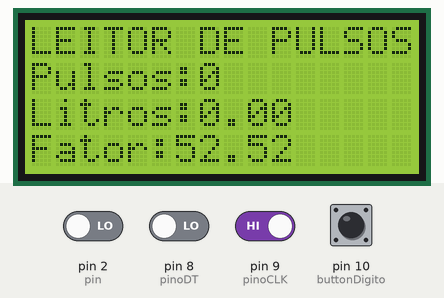
This program was run on a simulated Arduino Nano, built with avr-gcc and run on an emulated ATmega328P. Parts: 16×4 character LCD. The inputs (shaded band) are chosen by the test bench; at power-on: pin 9 (pinoCLK), pin 10 (buttonDigito) HIGH, pin 2 (pin), pin 8 (pinoDT) LOW. What the program prints to the serial monitor is not drawn.

Above: at 1.2 s.
1.3 s: pin 9 (pinoCLK) driven LOW
At 1.8 s:
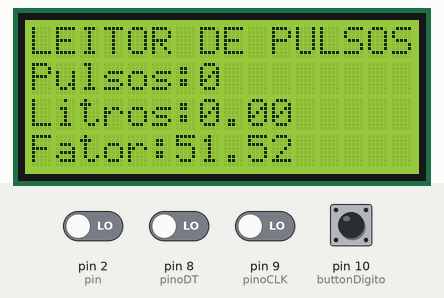
2.8 s: pin 2 (pin) driven HIGH
At 3.8 s:
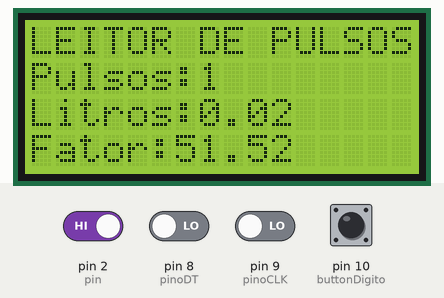
4.3 s: pin 10 (buttonDigito) pulled LOW for 0.15 s
5.9 s: pin 9 (pinoCLK) driven HIGH
At 6.3 s:
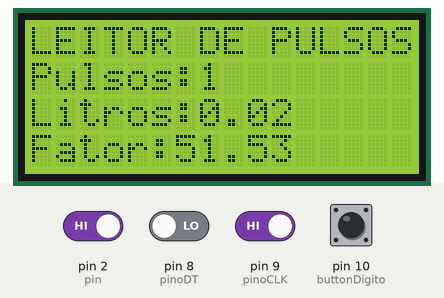
Timing chart, 0 to 8.4 s (numbered marks = the images above; inputs shaded):
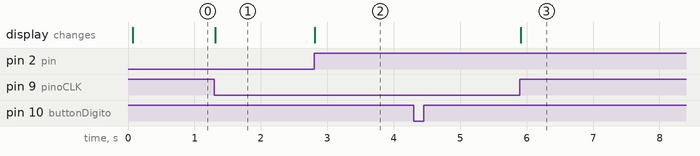

The program:

main.cpp
```cpp
#include <LiquidCrystal.h>	//Importar a LCD library.
#include <Arduino.h>
//leitura pulsos
volatile int IRQcount;
int pin = 2;
int pin_irq = 0;

//encoder defines e variaveis
const int buttonDigito = 10;
const int pinoCLK = 9; //PINO DIGITAL (CLK)
const int pinoDT = 8;  //PINO DIGITAL (DT)
int contadorPos = 0;  //CONTADOR DE POSIÇÕES DO ENCODER
int ultPosicao; //REGISTRA A ÚLTIMA POSIÇÃO DO ENCODER
int leituraCLK; //VARIÁVEL PARA ARMAZENAR LEITURA DO PINO CLK
boolean bCW; //VARIÁVEL DE CONTROLE DO SENTIDO (HORÁRIO / ANTI-HORÁRIO)

LiquidCrystal lcd(12, 11, 7, 6, 5, 4);
const int buttonMais = 9;     // the number of the pushbutton pin
const int buttonMenos = 8;     // the number of the pushbutton pin
float fator = 52.52;
int buttonStateMais = 0;         // variable for reading the pushbutton status
int buttonStateMenos = 0;         // variable for reading the pushbutton status
int digito = 0;

void leitura_encoder(){
  leituraCLK = digitalRead(pinoCLK); //VARIÁVEL RECEBE A LEITURA DO PINO CLK
   if (leituraCLK != ultPosicao){ //SE VALOR DA VARIÁVEL FOR DIFERENTE DO VALOR DE "ultPosicao", FAZ
     if (digitalRead(pinoDT) != leituraCLK) { //SE LEITURA DO PINO FOR DIFERENTE DA LEITURA DE "leituraCLK",
      //SIGNIFICA QUE O EIXO ESTÁ SENDO GIRADO NO SENTIDO HORÁRIO E FAZ
       if(digito == 0){
         fator++;
       }if(digito==1){
         fator = fator + 0.01;
       }
       contadorPos ++; //INCREMENTA CONTAGEM DA VARIÁVEL EM +1
       bCW = true; //VARIÁVEL BOOLEANA RECEBE VERDADEIRO (SENTIDO HORÁRIO)
     } else { //SENÃO, SIGNIFICA QUE O EIXO ESTÁ SENDO GIRADO NO SENTIDO ANTI-HORÁRIO E FAZ
       bCW = false; //VARIÁVEL BOOLEANA RECEBE FALSO (SENTIDO ANTI-HORÁRIO)
       contadorPos--; //DECREMENTA CONTAGEM DA VARIÁVEL EM -1
       if(digito == 0){
         fator--;
       }if(digito==1){
         fator = fator - 0.01;
       }
     }
     Serial.print(" / Posição do encoder: "); //IMPRIME O TEXTO NA SERIAL
     Serial.println(contadorPos); //IMPRIME NO MONITOR SERIAL A POSIÇÃO ATUAL DO ENCODER
   }
   if(digitalRead(buttonDigito) == LOW){ //SE LEITURA DO PINO FOR IGUAL A LOW, FAZ
      digito = !digito;
      Serial.println ("Botão pressionado"); //IMPRIME O TEXTO NA SERIAL
      delay(200); //INTERVALO DE 200 MILISSEGUNDOS
   }
   ultPosicao = leituraCLK; //VARIÁVEL RECEBE O VALOR DE "leituraCLK"
}

void IRQcounter(){
  IRQcount++;
}

void setup() {
  attachInterrupt(digitalPinToInterrupt(pin),IRQcounter,RISING);
  delay(5);
  detachInterrupt(pin);
  Serial.begin(9600);
	lcd.begin(16, 4);
  pinMode(buttonDigito,INPUT_PULLUP);
  pinMode(buttonMais, INPUT);
  pinMode(buttonMenos, INPUT);
  pinMode (pinoCLK,INPUT); //DEFINE O PINO COMO ENTRADA
  pinMode (pinoDT,INPUT); //DEFINE O PINO COMO ENTRADA
  ultPosicao = digitalRead(pinoCLK); //VARIÁVEL RECEBE A LEITURA DO PINO CLK
}

void loop(){
  leitura_encoder();
  lcd.setCursor(0, 0);
  lcd.print("LEITOR DE PULSOS");

  lcd.setCursor(0, 1);
  lcd.print("Pulsos:");
  lcd.setCursor(7, 1);
  lcd.print(IRQcount);

  lcd.setCursor(0, 2);
  lcd.print("Litros:");
  lcd.setCursor(7, 2);
  lcd.print(IRQcount/fator);

  lcd.setCursor(0, 3);
  lcd.print("Fator:");
  lcd.setCursor(6, 3);
  lcd.print(fator);
}
```

Measured:
- after the input at 1.3 s, the display: changes at once (image 1)
- after the input at 2.8 s, the display: changes at once (image 2)
- after the input at 4.3 s, every drawn part: stays the same
- after the input at 5.9 s, the display: changes at once (image 3)
